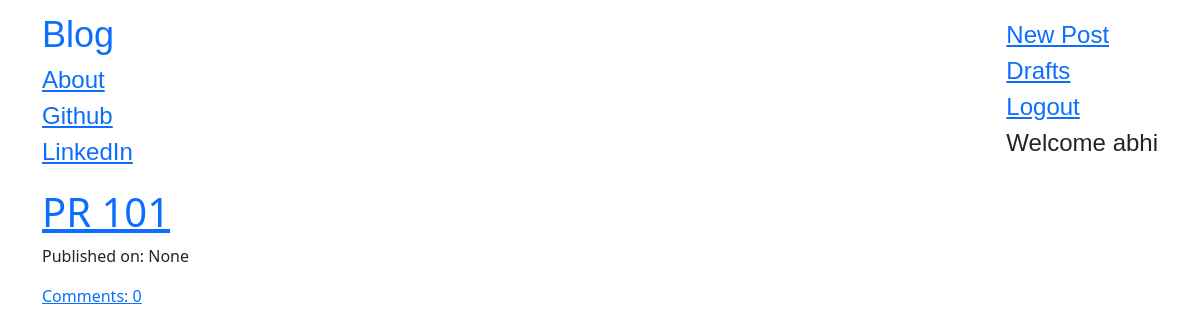
Page /drafts/ (signed in) on the committed database.
### blog/models.py (models this page shows, shortened)
class Post(models.Model):
    author=models.ForeignKey('auth.user',on_delete=models.CASCADE)
    title=models.CharField(max_length=200)
    text=models.TextField()
    created_date=models.DateTimeField(default=timezone.now)
    published_date=models.DateTimeField(blank=True,null=True)
    def approve_comments(self):
        return self.comments.filter(approved_comment=True)

### blog/views.py (the view)
# urls.py: path('drafts/',views.DraftListView.as_view(),name='post_draft_list'),
class DraftListView(LoginRequiredMixin,ListView):
    login_url = '/login/'
    redirect_field_name = 'blog/post_list.html'
    model = Post
    def get_queryset(self):
        return Post.objects.filter(published_date__isnull=True).order_by('created_date')

### blog/templates/blog/post_list.html
{%extends 'blog/base.html'%}
{%block content%}
    <div class="centerstage">
        {% for post in post_list%}
            <div class="post">
                <h1><a href="{% url 'post_detail' pk=post.pk%}">{{post.title}}</a></h1>
                <div class="date">
                    <p>Published on: {{post.published_date}}</p>
                </div>
                <a href="{%url 'post_detail' pk=post.pk%}">Comments: {{post.approve_comments.count}}</a>
            </div>
        {%endfor%}
    </div>
{%endblock%}

### blog/templates/blog/base.html (shortened to what this page needs)
<!doctype html>
<html lang="en">
  {%load static%}
  <head>
    <link href="https://cdn.jsdelivr.net/npm/bootstrap@5.0.0-beta2/dist/css/bootstrap.min.css" rel="stylesheet">
    <link rel="stylesheet" href="//cdn.jsdelivr.net/npm/medium-editor@latest/dist/css/medium-editor.min.css" type="text/css" media="screen" charset="utf-8">
  </head>
  <body class="loader">
    <nav class="navbar navbar-default techfont custom-navbar">
        <div class="container">
            <ul class="nav navbar-nav">
                <li><a class="navbar-brand bigbrand" href="{%url 'post_list'%}">Blog</a></li>
                <li><a href="{% url 'about'%}">About</a></li>
                <li><a href="https://www.github.com">Github</a></li>
                <li><a href="https://linkedin.com">LinkedIn</a></li>
            </ul>
            <ul class="nav navbar-nav navbar-right">
                {% if user.is_authenticated%}
                <li><a href="{%url 'post_new'%}">New Post</a></li>
                <li><a href="{%url 'post_draft_list'%}">Drafts</a></li>
                <li><a href="{%url 'logout'%}">Logout</a></li>
                <li><a>Welcome {{user.username}}</a></li>
                {%else%} <li><a class='nav navbar-right' href="{% url 'login' %}" ><span class="glyphicon glyphicon-user" aria-hidden="true">Login</span></a></li>
                {%endif%}
            </ul>
        </div>
    </nav>
    <div class="content container">
        <div class="row">
            <div class="col-md-8">
                <div class="blog_posts">
                    {%block content%}
                    {%endblock%}
                </div>
            </div>
        </div>
    </div>
  </body>
</html>

### blog/static/css/blog.css (style rules this page uses)
.techfont { font-family: 'Russo One', sans-serif; font-size: 1.5em; margin-bottom: 10px; }
.centerstage { margin-left: auto; margin-right: auto; }
.bigbrand { font-size: 1.5em; }
.loader { filter:hue-rotate(0deg); color: linear-gradient(45deg,#0f8,#08f); animation:hue 5000ms infinite linear; }

### rows in the picture
Post: title "PR 101", published_date "None", approve_comments.count "0"

### other values in the picture
{{ user.username }} "abhi"
